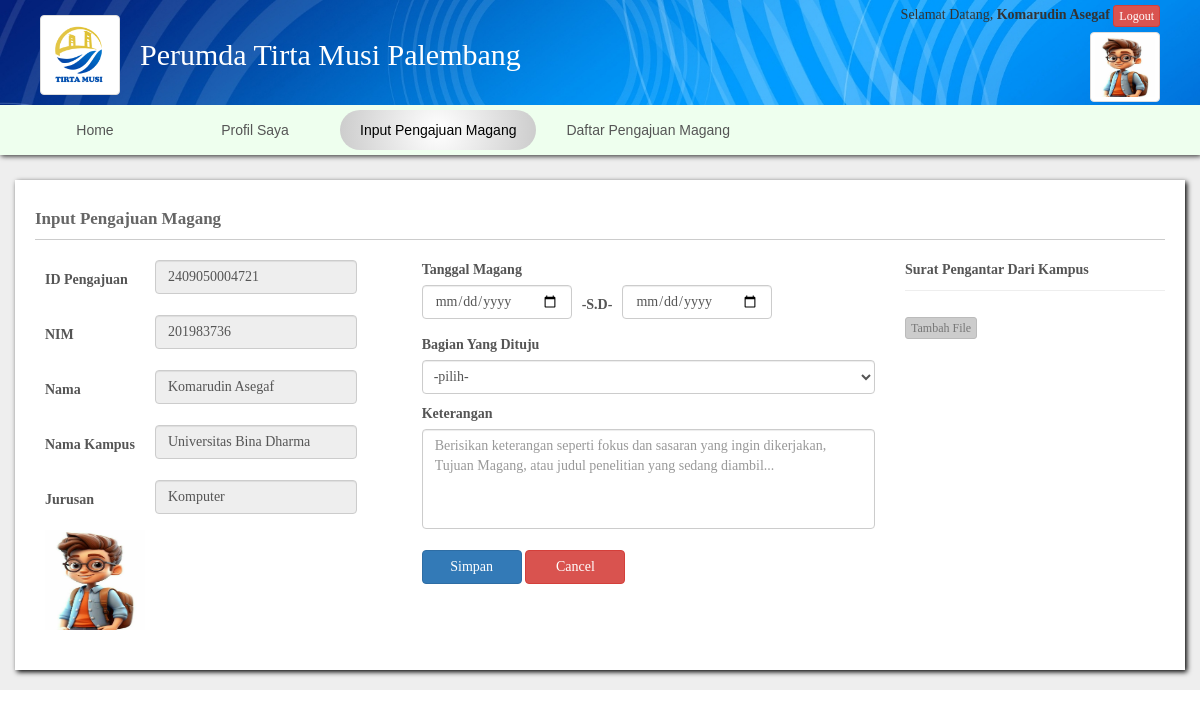
The page /index.php?halaman=input_pengajuan (signed in) on the database its author committed.
### tables this page shows
CREATE TABLE `mahasiswa` (
  `id_mahasiswa` int(11) NOT NULL,
  `nim` varchar(20) NOT NULL,
  `nama` varchar(30) NOT NULL,
  `jurusan` varchar(30) NOT NULL,
  `kampus` varchar(30) NOT NULL,
  `telp` varchar(20) NOT NULL,
  `alamat` text NOT NULL,
  `username` varchar(30) NOT NULL,
  `password` varchar(30) NOT NULL
);

### input_pengajuan.php (the view, shortened to what this page needs)
<?php
include "koneksi.php";
$data_mahasiswa=mysqli_fetch_array(mysqli_query($koneksi,"select * from mahasiswa where id_mahasiswa='$log_id' "));
$jlh_data=mysqli_num_rows(mysqli_query($koneksi,"select * from magang "));
$id_magang=date("ymd").str_pad($jlh_data+1,4,"0",STR_PAD_LEFT).rand(111,999);
?>
<div style="min-height:480px;">
<?php if($proses=="berhasil"){?>
    <div class="isi_conten" style="min-height:450px;">
    <a href="?halaman=login" style="font-size:15px;" ><p  style="text-align:center;margin-top:90px;font-family:Calibri;font-size:30px;"><b style="color:#03C;">Registrasi Berhasil</b></p></a>
    </div>
    <?php } else { ?>
 <div style="width:100%;margin:20px auto;padding:20px;font-family:Cambria;font-size:15px;box-shadow:2px 2px 5px #000;background-color:#FFF;">
     <h2>Input Pengajuan Magang</h2>
    <form class="form1" action="" method="post" enctype="multipart/form-data" >
        <div class="row">
        	<div class="col-sm-4" style="padding-right:50px;">
                <table>
                	<tr>
                    	<td style="width:120px;"><label >ID Pengajuan </label></td>
                        <td><input class="form-control" name="id_magang" value="<?=$id_magang?>"  readonly></td>
                    </tr>
                	<tr>
                    	<td><label >NIM </label></td>
                        <td><input class="form-control" name="nim" value="<?=$data_mahasiswa['nim']?>"  readonly></td>
                    </tr>
                	<tr>
                    	<td><label >Nama</label></td>
                        <td><input class="form-control" name="nama" value="<?=$data_mahasiswa['nama']?>"  readonly></td>
                    </tr>
                	<tr>
                    	<td><label >Nama Kampus</label></td>
                        <td><input class="form-control" name="kampus" value="<?=$data_mahasiswa['kampus']?>"  readonly></td>
                    </tr>
                	<tr>
                    	<td><label >Jurusan</label></td>
                        <td><input class="form-control" name="jurusan" value="<?=$data_mahasiswa['jurusan']?>"  readonly></td>
                    </tr>
                    <tr><td colspan="2"><img src="foto/mahasiswa/<?=$log_id?>.jpg" style="width:100px;height:100px;"/></td></tr>
                </table>
        	</div>
            <div class="col-sm-5">
              <label >Tanggal Magang</label>
              <div style="height:40px;">
              <input class="form-control" name="tgl_mulai" type="date" style="width:150px;float:left;margin-right:10px;"  required>
              <label style="float:left;">-s.d-</label>
              <input class="form-control" name="tgl_selesai" type="date" style="width:150px;float:left;margin-left:10px;"  required>
              </div>
              <label >Bagian Yang Dituju </label>
              <select class="form-control" name="bagian"  required>
              	<option value="">-pilih-</option>
              </select>
              <label >Keterangan</label>
              <textarea class="form-control" name="keterangan" required style="height:100px !important;" placeholder="Berisikan keterangan seperti fokus dan sasaran yang ingin dikerjakan, Tujuan Magang, atau judul penelitian yang sedang diambil..."></textarea>
              <br />
              <input name="simpan" type="submit" class="btn btn-primary" value="Simpan" style="width:100px;">
         		<a href="index.php"><input name="cancel" type="button" class="btn btn-danger" value="Cancel" style="width:100px;"></a>
        	</div>
             <div class="col-sm-3">
              <label >Surat Pengantar Dari Kampus</label>
              <hr style="margin:5px 0;" />
              <br />
            <input type="button" class="btn-xs" value="Tambah File" style="color:#777;border:1px solid #BBB;background-color:#CCC;" onclick="tambah_item();" />
        	</div>
        </div>
    </form>
  </div>
 <?php } ?>
 </div>

### index.php (shortened to what this page needs)
<?php  session_start();
include"koneksi.php";
$random_date=date("YmdHis");
$proses=isset($_GET['proses'])?$_GET['proses']:'';
if(isset($_SESSION['log_user'])){$log_user=$_SESSION['log_user'];}else{$log_user="";}
if(isset($_SESSION['log_id'])){$log_id=$_SESSION['log_id'];}else{$log_id="";}
if($log_user=="Mahasiswa")
{
	$data_log_mahasiswa=mysqli_fetch_array(mysqli_query($koneksi,"select * from mahasiswa where id_mahasiswa='$log_id'"));
	$log_pengguna=$data_log_mahasiswa['nama'];
}
else
{
	$log_pengguna=$log_user;
}
if(isset($_GET['halaman'])){$halaman=$_GET['halaman'];}else{$halaman="";}
?>
<html>
<head>
<link href="css/bootstrap.min.css" rel="stylesheet">
<link href="css/dataTables.bootstrap.min.css" rel="stylesheet">
<link href="css/style1.css?val=<?=$random_date?>" rel="stylesheet">
</head>
<body style="overflow-x:hidden;padding:0;background-color:#FFF;">
<nav class="navbar navbar-default navbar-fixed-top" style="border:none;box-shadow:2px 2px 5px rgba(0,0,0,0.1);">
   <div class="" style="overflow:hidden;box-shadow:1px 1px 5px #333;background-color:#FFF;background-image:url(img/header.jpg);background-size:cover;">
   	 <div class="container row" style="margin:0 auto;padding-top:5px;">
       <div class="col-sm-6 " style="padding:10px !important;height:100px;">
          <a href="index.php" style="text-decoration:none;" >
          	<img src="logo.png" class="img-thumbnail" style="width:80px;height:80px;position:absolute;">
            <p style="font-size:30px;line-height:20px;font-family:Cambria;color:#FFF;margin-left:100px;margin-top:30px;">Perumda Tirta Musi Palembang</p>
          </a>
        </div>
       <div class="col-sm-6">
        <?php if($log_user==""){?>
            <?php } else {?>
            <div style="text-align:right;color:#333;font-size:14px;font-family:Cambria;position:absolute;right:10px;top:0px;">
        	Selamat Datang, <b><?=$log_pengguna?></b>
            <a href="?halaman=logout" class="btn btn-xs btn-danger" onClick="return confirm('Keluar?')">Logout</a>
            <br>
            <?php if($log_user=="Mahasiswa")
			{
				echo"<img src='foto/mahasiswa/$log_id.jpg' class='img-thumbnail' style='width:70px;height:70px;margin-top:5px;'>";
			}
			?>
            </div>
            <?php } ?>
       </div>
     </div>
     <div class="" style="background-color:#EFE;padding:0;" >
      		<div class="container menu_atas" style="padding:0;">
      		<ul style="margin:0;padding:0;">
            <?php if($log_user=="Admin"){?>
                <a href="?halaman=daftar_mahasiswa"><li <?php if($halaman=="daftar_mahasiswa"){echo" class='active'";}?>> Daftar mahasiswa</li></a>
                <a href="?halaman=daftar_pengajuan"><li <?php if($halaman=="daftar_pengajuan"){echo" class='active'";}?>> Daftar Pengajuan</li></a>
                <a href="?halaman=absensi"><li <?php if($halaman=="absensi"){echo" class='active'";}?>> Absensi Kerja Praktik</li></a>
                <a href="?halaman=nilai"><li <?php if($halaman=="nilai"){echo" class='active'";}?>> Penilaian</li></a>
            <?php } elseif($log_user=="Pimpinan"){?>
                <a href="?halaman=laporan_mahasiswa"><li <?php if($halaman=="laporan_mahasiswa"){echo" class='active'";}?>>Laporan Mahasiswa</li></a>
                <a href="?halaman=laporan_magang"><li <?php if($halaman=="laporan_magang"){echo" class='active'";}?>>Laporan Magang</li></a>
            <?php } elseif($log_user=="Mahasiswa"){?>
            	<a href="?halaman=home" ><li <?php if($halaman=="home"){echo" class='active'";}?>>Home</li></a>
            	<a href="?halaman=profil"><li <?php if($halaman=="profil"){echo" class='active'";}?>> Profil Saya</li></a>
                <a href="?halaman=input_pengajuan"><li <?php if($halaman=="input_pengajuan"){echo" class='active'";}?>> Input Pengajuan Magang</li></a>
        		<a href="?halaman=pengajuan_magang"><li <?php if($halaman=="pengajuan_magang"){echo" class='active'";}?>> Daftar Pengajuan Magang</li></a>
            <?php } ?>
            </ul>
      		</div>
      </div>
  </div>
</nav>
<div class="frame_container" style="padding-top:160px;background-color:#EEE;">
<div class="container" style="padding:0;min-height:400px;">
            <?php
            if($halaman=="home"){include"home.php";}
            elseif($halaman=="registrasi"){include"registrasi.php";}
            elseif($halaman=="input_pengajuan"){include"input_pengajuan.php";}
            elseif($halaman=="pengajuan_magang"){include"pengajuan_magang.php";}
            elseif($halaman=="profil_perusahaan"){include"profil_perusahaan.php";}
            elseif($halaman=="sertifikat"){include"sertifikat.php";}
            elseif($halaman=="daftar_mahasiswa"){include"daftar_mahasiswa.php";}
            elseif($halaman=="daftar_pengajuan"){include"daftar_pengajuan.php";}
            elseif($halaman=="daftar_pengajuan_magang"){include"daftar_pengajuan_magang.php";}
            elseif($halaman=="ambil_kode"){include"ambil_kode.php";}
            elseif($halaman=="absensi"){include"absensi.php";}
            elseif($halaman=="nilai"){include"nilai.php";}
            elseif($halaman=="mahasiswa"){include"mahasiswa.php";}
            elseif($halaman=="laporan_mahasiswa"){include"laporan_mahasiswa.php";}
            elseif($halaman=="laporan_magang"){include"laporan_magang.php";}
            elseif($halaman=="profil"){include"profil.php";}
            elseif($halaman=="login"){include"login.php";}
            elseif($halaman=="logout"){include"logout.php";}
            else
			{
				include"home.php";
			}
            ?>
</div>
</div>
</body>
</html>

### css/style1.css (style rules this page uses)
.menu_atas li { text-align:center;display:block;float:left;font-size:14px;text-transform:capitalize;font-family:Arial;min-width:150px;color:#555;height:40px;padding:10px 20px;margin:5px;border-radius:20px; }
.menu_atas a { color:#FFF; }
.menu_atas a .active { color:#000;background:radial-gradient(circle at center, #FFF,#CCC); }
* { font-family:Cambria; }
h1,h2,h3,h4 { text-transform:capitalize; }
.form1 select { width:100%;padding:7px; }
.form1 label { text-transform:capitalize;margin-top:10px;color:#777;font-size:14px;color:#555;text-transform:capitalize; }
.form1 table { width:100%; }
.form1 td:first-child { text-transform:capitalize;width:120px;padding:5px 20px 5px 10px;line-height:30px; }
textarea { height:100px !important;resize:none; }
body { font-size:12px; }
table { font-size:13px; }
h2 { font-size:12px;font-weight:bold;margin-top:0px;border-bottom:1px solid #CCC;padding:10px 0;color:#666;font-size:17px; }

### index.php (style rules this page uses)
* { font-family:Calibri; }

### rows shown on the page
mahasiswa: nama "Komarudin Asegaf", nim "201983736", kampus "Universitas Bina Dharma", jurusan "Komputer"
